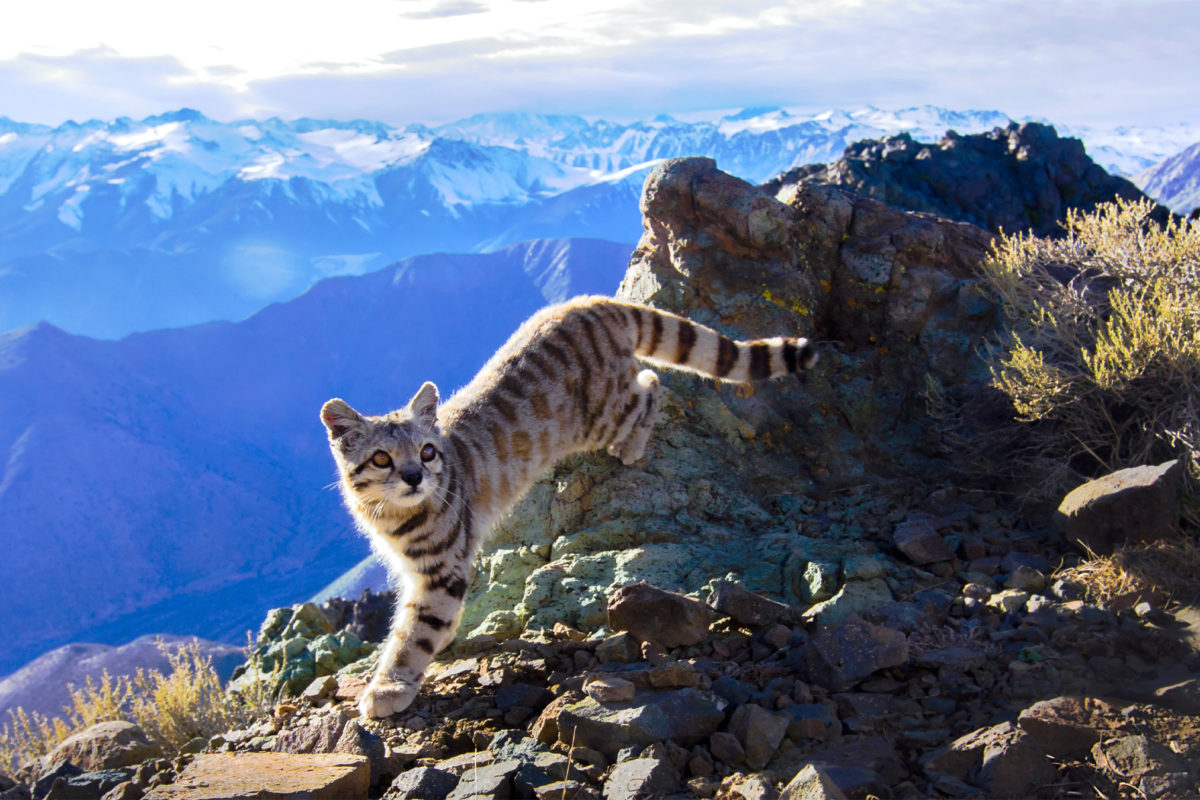
#> input picture cat.jpg, 1200 x 800 px
$ python ex1_main.py   (older library calls are emulated)
#> lines starting #> are read from the running program, lines starting #| are printed output that depends on the picture; long printed decimals are rounded
### ex1_utils.py
from typing import List

import numpy as np
import matplotlib.pyplot as plt
import cv2
import math

LOAD_GRAY_SCALE = 1
LOAD_RGB = 2
RGB_TO_YIQ_MATRIX = np.array([[0.299, 0.587, 0.114],
                               [0.596, -0.275, -0.321],
                               [0.212, -0.523, 0.311]])
def myID() -> np.int:
    """
    Return my ID
    """
    return 203249073


def imReadAndConvert(filename: str, representation: int) -> np.ndarray:
    """
    Reads an image, and returns the image converted as requested
    :param filename: The path to the image
    :param representation: GRAY_SCALE or RGB
    :return: The image object
    """
    img = cv2.imread(filename).astype(np.float32)/255
    rep = cv2.COLOR_BGR2RGB if representation == LOAD_RGB else cv2.COLOR_BGR2GRAY
    return cv2.cvtColor(img, rep)


def imDisplay(filename: str, representation: int):
    """
    Reads an image as RGB or GRAY_SCALE and displays it
    :param filename: The path to the image
    :param representation: GRAY_SCALE or RGB
    :return: None
    """
    img = imReadAndConvert(filename, representation)                    # Read the image
    img = (img * 255).astype(np.uint8)                                  # Normalize to [0, 255]
    plt.gray()                                                          # Set the plot to grayscale
    plt.imshow(img)
    plt.show()


def transformRGB2YIQ(imgRGB: np.ndarray) -> np.ndarray:
    """
    Converts an RGB image to YIQ color space
    :param imgRGB: An Image in RGB
    :return: A YIQ in image color space
    """
    return imgRGB.dot(RGB_TO_YIQ_MATRIX)


def transformYIQ2RGB(imgYIQ: np.ndarray) -> np.ndarray:
    """
    Converts an YIQ image to RGB color space
    :param imgYIQ: An Image in YIQ
    :return: A RGB in image color space
    """
    return imgYIQ.dot(np.linalg.inv(RGB_TO_YIQ_MATRIX))


def hsitogramEqualize(imgOrig: np.ndarray) -> (np.ndarray, np.ndarray, np.ndarray):
    """
        Equalizes the histogram of an image
        :param imgOrig: Original Histogram
        :return: (imgEq,histOrg,histEQ)
    """
    imgOrig = (imgOrig * 255).astype(np.uint8)                          # Normalize to [0, 255]
    histOrg = np.histogram(imgOrig, bins=256, range=(0, 255))[0]        # Get original histogram
    cum_sum = np.cumsum(histOrg)                                        # Get cumulative sum
    lut = np.floor((cum_sum / cum_sum.max()) * 255)                     # Get equalized LUT
    imgEq = np.array([[lut[i] for i in row] for row in imgOrig])        # Apply LUT
    histEQ = np.histogram(imgEq, bins=256, range=(0, 255))[0]           # Get equalized histogram
    return (imgEq / 255.0), histOrg, histEQ


def quantizeImage(imOrig: np.ndarray, nQuant: int, nIter: int) -> (List[np.ndarray], List[float]):
    """
        Quantized an image in to **k** colors
        :param imOrig: The original image (RGB or Gray scale)
        :param nQuant: Number of colors to quantize the image to
        :param nIter: Number of optimization loops
        :return: (List[qImage_i],List[error_i])
    """
    data = imOrig.copy() if len(imOrig.shape) != 3 else transformRGB2YIQ(imOrig)[:, :, 0]
    data = np.dot(data, 255).astype(int)  # De-Normalize and convert to int

    histOrg, binsOrig = np.histogram(data, np.arange(257))
    cumsum = np.cumsum(histOrg)
    bounds = [0]
    n = 1
    for idx, value in enumerate(cumsum):
        if value / cumsum[-1] > n / nQuant:
            bounds.append(idx)
            n += 1
    bounds.append(255)

    imgs = []
    MSE = []
    ALL_PIXELS = histOrg.sum()

    for itr in range(nIter):
        q = []
        for k in range(len(bounds) - 1):
            start = bounds[k]
            end = bounds[k + 1]
            if k == (len(bounds) - 2):
                end += 1
            if np.asarray(histOrg[start:end]).sum() != 0:
                q_i = round((np.asarray((binsOrig[start:end] * histOrg[start:end])).sum())
                            / np.asarray(histOrg[start:end]).sum())
            else:
                q_i = 0
            q.append(q_i)

        quantized = data.copy()

        for i in range(len(bounds) - 1):
            quantized = np.where(((bounds[i] <= quantized) & (quantized < bounds[i + 1])),
                                        q[i], quantized)
        if len(imOrig.shape) == 3:
            yiq_image = transformRGB2YIQ(imOrig).dot(255).astype(int)
            yiq_image[:, :, 0] = quantized
            imgQu = transformYIQ2RGB(yiq_image).astype(int)
        else:
            imgQu = quantized

        imgs.append(imgQu)

        # Add the MSE for this iteration to the list
        MSE.append((math.sqrt(((quantized - data) ** 2).sum())) / ALL_PIXELS)

        bounds = [0]
        for i in range(len(q) - 1):
            bounds.append(int((q[i] + q[i + 1]) / 2))
        bounds.append(255)

    return imgs, MSE

### gamma.py
from ex1_utils import imReadAndConvert
from ex1_utils import LOAD_GRAY_SCALE
import cv2
import numpy as np


def gammaDisplay(img_path: str, rep: int):
    """
    GUI for gamma correction
    :param img_path: Path to the image
    :param rep: grayscale(1) or RGB(2)
    :return: None
    """
    title_window = 'Gamma Correction'
    cv2.namedWindow(title_window)
    img = imReadAndConvert(img_path, rep)                                   # Read the image

    def trackbar_callback(gamma):
        img2 = np.power(img, gamma/100)                                     # gamma correction
        to_show = cv2.cvtColor(
            (img2 * 255).astype(np.uint8), cv2.COLOR_RGB2BGR)               # convert to BGR
        cv2.imshow(title_window, to_show)                                   # display

    cv2.createTrackbar('Gamma', title_window, 100, 200, trackbar_callback)  # create trackbar

    trackbar_callback(100)
    cv2.waitKey()
    cv2.destroyAllWindows()


def main():
    gammaDisplay('bac_con.png', LOAD_GRAY_SCALE)


# [2 lines that do not run on import are left out]

### ex1_main.py
from ex1_utils import *
from gamma import gammaDisplay
import numpy as np
import matplotlib.pyplot as plt
import time

import os
os.getcwd()


def histEqDemo(img_path: str, rep: int):
    img = imReadAndConvert(img_path, rep)
    imgeq, histOrg, histEq = hsitogramEqualize(img)

    # Display cumsum
    cumsum = np.cumsum(histOrg)
    cumsumEq = np.cumsum(histEq)
    plt.gray()
    plt.plot(range(256), cumsum, 'r')
    plt.plot(range(256), cumsumEq, 'g')

    # Display the images
    plt.figure()
    plt.imshow(img)

    plt.figure()
    plt.imshow(imgeq)
    plt.show()


def quantDemo(img_path: str, rep: int):
    img = imReadAndConvert(img_path, rep)
    st = time.time()

    img_lst, err_lst = quantizeImage(img, 3, 20)

    print("Time:%.2f" % (time.time() - st))
    print("Error 0:\t %f" % err_lst[0])
    print("Error last:\t %f" % err_lst[-1])

    plt.gray()
    plt.imshow(img_lst[0])
    plt.figure()
    plt.imshow(img_lst[-1])

    plt.figure()
    plt.plot(err_lst, 'r')
    plt.show()


def main():
    print("ID:", myID())
    img_path = 'cat.jpg'

    # Basic read and display
    imDisplay(img_path, LOAD_GRAY_SCALE)
    imDisplay(img_path, LOAD_RGB)

    # Convert Color spaces
    img = imReadAndConvert(img_path, LOAD_RGB)
    yiq_img = transformRGB2YIQ(img)
    f, ax = plt.subplots(1, 2)
    ax[0].imshow(img)
    ax[1].imshow(yiq_img)
    plt.show()

    # Image histEq
    histEqDemo(img_path, LOAD_GRAY_SCALE)
#> in hsitogramEqualize, `histOrg = np.histogram(imgOrig, bins=256, range=(0, 255))[0]`: histOrg = 256 values, max 27157 at index 255, min 359 at index 0, mean 3750
#> in hsitogramEqualize, `cum_sum = np.cumsum(histOrg)`: cum_sum = 256 values from 359 to 960000
#> in hsitogramEqualize, `lut = np.floor((cum_sum / cum_sum.max()) * 255)`: lut = 256 values from 0 to 255
#> in hsitogramEqualize, `histEQ = np.histogram(imgEq, bins=256, range=(0, 255))[0]`: histEQ = 256 values, max 27157 at index 255, min 0 at index 9, mean 3750
#> in histEqDemo, `imgeq, histOrg, histEq = hsitogramEqualize(img)`: histEq has the same summary as histEQ in hsitogramEqualize
#> in histEqDemo, `cumsum = np.cumsum(histOrg)`: cumsum = 256 values from 359 to 960000
#> in histEqDemo, `cumsumEq = np.cumsum(histEq)`: cumsumEq = 256 values from 3646 to 960000
    histEqDemo(img_path, LOAD_RGB)
#> call 2 of histEqDemo, with img_path = 'cat.jpg', rep = 2
#> in hsitogramEqualize (call 2), `histOrg = np.histogram(imgOrig, bins=256, range=(0, 255))[0]`: histOrg = 256 values, max 99011 at index 255, min 2419 at index 1, mean 11250
#> in hsitogramEqualize (call 2), `cum_sum = np.cumsum(histOrg)`: cum_sum = 256 values from 3796 to 2880000
#> in hsitogramEqualize (call 2), `imgEq = np.array([[lut[i] for i in row] for row in imgOrig])`:
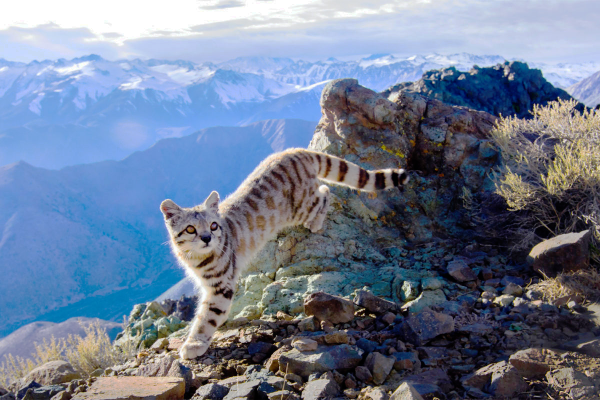
#> imgEq: shape (800, 1200, 3) float64 (shown at 1/2 size); mean R, G, B 111.7, 124.6, 147
#> in hsitogramEqualize (call 2), `histEQ = np.histogram(imgEq, bins=256, range=(0, 255))[0]`: histEQ = 256 values, max 99011 at index 255, min 0 at index 13, mean 11250
#> in histEqDemo (call 2), `imgeq, histOrg, histEq = hsitogramEqualize(img)`: histEq has the same summary as histEQ in hsitogramEqualize
#> in histEqDemo (call 2), `cumsum = np.cumsum(histOrg)`: cumsum = 256 values from 3796 to 2880000
#> in histEqDemo (call 2), `cumsumEq = np.cumsum(histEq)`: cumsumEq = 256 values from 9186 to 2880000
#> in histEqDemo (call 2), `plt.show()`:
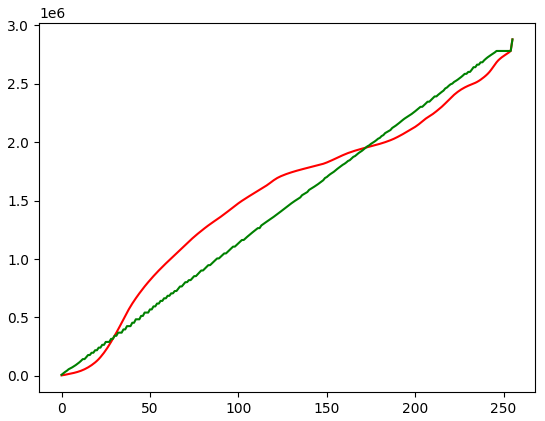
#> figure drawn by matplotlib, 1 panel; curve peaks at x = 255, y = 2880000; curve peaks at x = 255, y = 2880000

    # # Image Quantization
    quantDemo(img_path, LOAD_GRAY_SCALE)
#> in quantizeImage, `histOrg, binsOrig = np.histogram(data, np.arange(257))`: histOrg = 256 values, max 27157 at index 255, min 359 at index 0, mean 3750; binsOrig = 257 values from 0 to 256
#> in quantizeImage, `cumsum = np.cumsum(histOrg)`: cumsum = 256 values from 359 to 960000
#> the loop in quantizeImage, `for idx, value in enumerate(cumsum):` made 256 passes
#> n on passes 62, 147: 2, 3
#> after the loop in quantizeImage, `for idx, value in enumerate(cumsum):`: bounds = [0, 61, 146]; n = 3
#> in quantizeImage, `ALL_PIXELS = histOrg.sum()`: ALL_PIXELS = 960000
#> the loop in quantizeImage, `for itr in range(nIter):` made 20 passes
#> pass 3, in quantizeImage, `imgQu = quantized`:
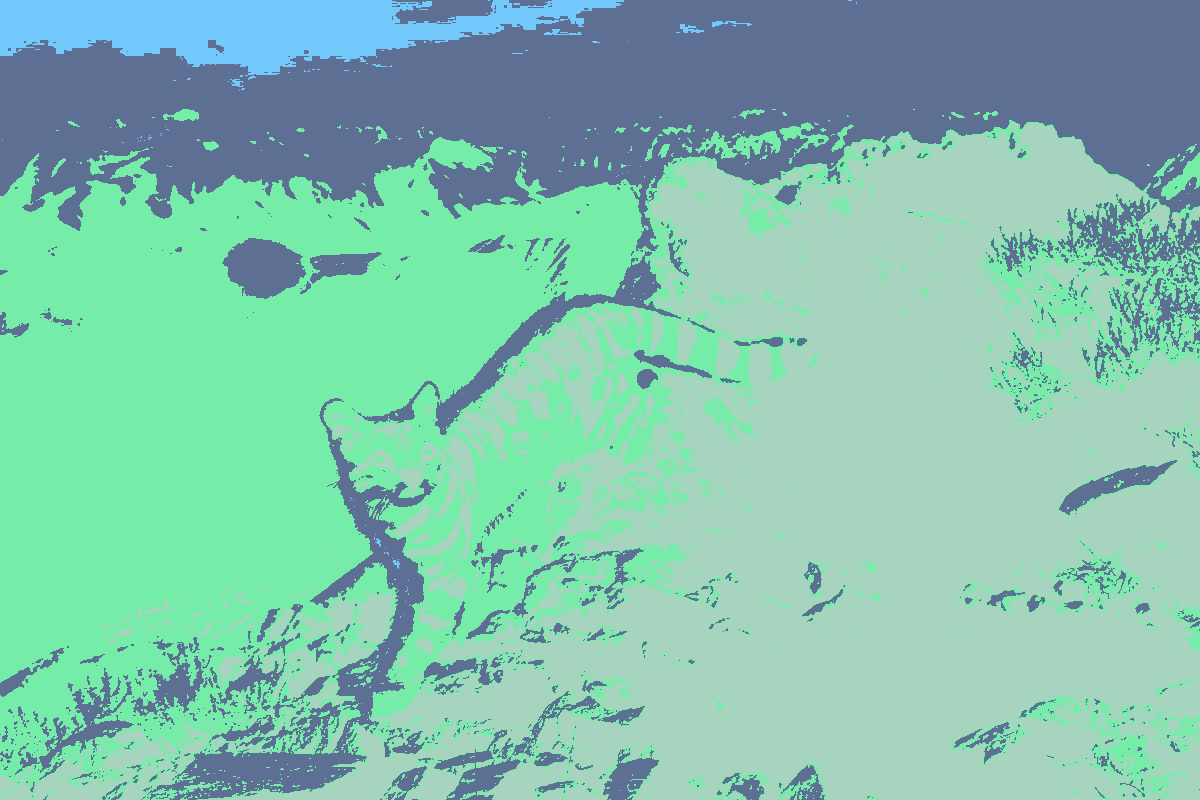
#> imgQu: shape (800, 1200) int64; 4 distinct labels, from 39 to 255; one colour per label, 0 black
#> after the loop in quantizeImage, `for itr in range(nIter):`: MSE = [0.0229, 0.0215, 0.0209, 0.0208, 0.0208, 0.0208, 0.0208, 0.0208, 0.0208, 0.0208, 0.0208, 0.0208, 0.0208, 0.0208, 0.0208, 0.0208, 0.0208, 0.0208, 0.0208, 0.0208]; imgs = 20 items
#> in quantDemo, `img_lst, err_lst = quantizeImage(img, 3, 20)`: err_lst has the same summary as MSE in quantizeImage
#| Error 0:	 0.02286
#| Error last:	 0.02077
    quantDemo(img_path, LOAD_RGB)
#> call 2 of quantDemo, with img_path = 'cat.jpg', rep = 2
#> call 2 of quantizeImage, with nQuant = 3, nIter = 20
#> in quantizeImage (call 2), `histOrg, binsOrig = np.histogram(data, np.arange(257))`: histOrg = 256 values, max 9384 at index 41, min 221 at index 0, mean 3524.2
#> in quantizeImage (call 2), `cumsum = np.cumsum(histOrg)`: cumsum = 256 values from 221 to 902203
#> the loop in quantizeImage (call 2), `for idx, value in enumerate(cumsum):` made 256 passes
#> after the loop in quantizeImage (call 2), `for idx, value in enumerate(cumsum):`: bounds = [0, 62, 153]; n = 3
#> in quantizeImage (call 2), `ALL_PIXELS = histOrg.sum()`: ALL_PIXELS = 902203
#> after the loop in quantizeImage (call 2), `for itr in range(nIter):`:
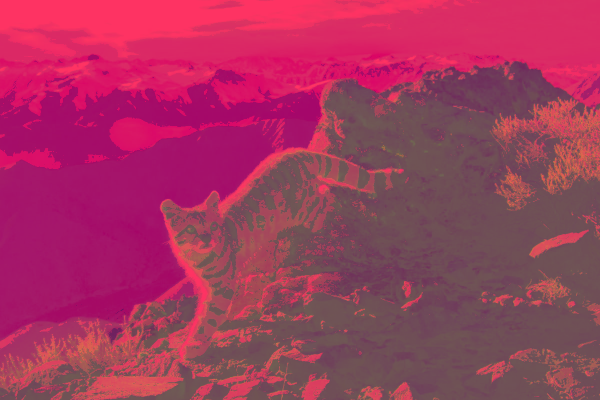
#> yiq_image: shape (800, 1200, 3) int64 (shown at 1/2 size); mean R, G, B 128.6, -46.4, 18.2; drawn with min black and max white
#> after the loop in quantizeImage (call 2), `for itr in range(nIter):`: MSE = [0.0258, 0.0241, 0.0237, 0.0234, 0.0232, 0.0231, 0.023, 0.0229, 0.0229, 0.0229, 0.0228, 0.0228, 0.0228, 0.0228, 0.0228, 0.0228, 0.0228, 0.0228, 0.0228, 0.0228]
#> in quantDemo (call 2), `img_lst, err_lst = quantizeImage(img, 3, 20)`: err_lst has the same summary as MSE in quantizeImage
#| Error 0:	 0.02577
#| Error last:	 0.02285
#> in quantDemo (call 2), `plt.show()`:
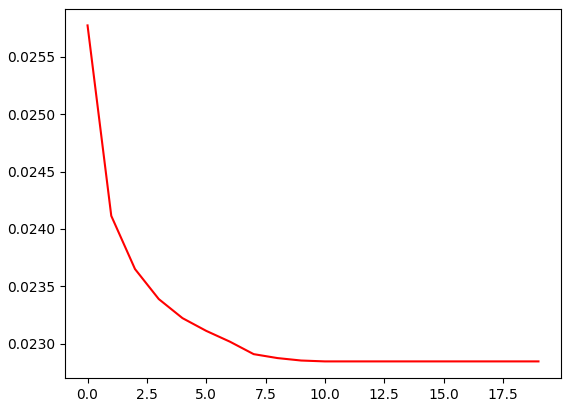
#> figure drawn by matplotlib, 1 panel; curve peaks at x = 0, y = 0.0258

    # # Gamma
    gammaDisplay(img_path, LOAD_RGB)
#> in trackbar_callback, to_show is the input picture: shape (800, 1200, 3); mean B, G, R 142.1, 115.4, 101


if __name__ == '__main__':
    main()
